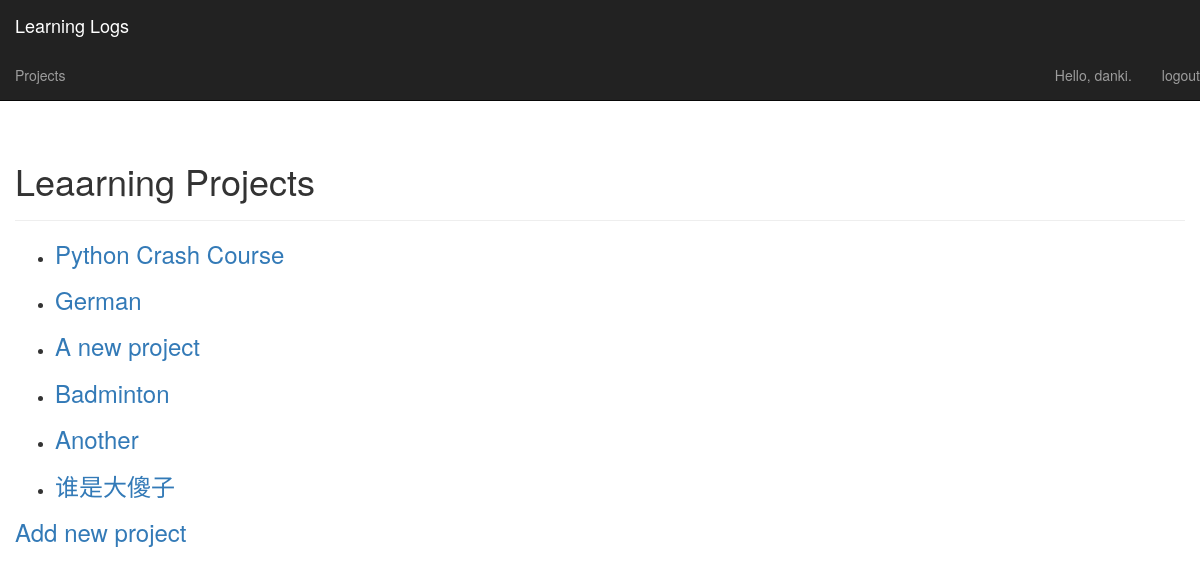
Page /projects/ (signed in) on the committed database.
### learning_logs/models.py (models this page shows)
class Project(models.Model):
    project_name = models.CharField(max_length=50)
    project_description = models.CharField(max_length=200)
    start_date = models.DateTimeField(auto_now_add=True)
    owner = models.ForeignKey(User,
                              on_delete=models.CASCADE)
    def __str__(self):
        return self.project_name

### learning_logs/views.py (the view)
# urls.py: url(r'projects/$', views.projects, name='projects'),
@login_required
def projects(request):
    print("http response from projects function.")
    projects = Project.objects.filter(owner=request.user).order_by('start_date')
    context = {'projects': projects}
    print(context)
    return render(request, 'learning_logs/projects.html', context)

### learning_logs/templates/learning_logs/projects.html
{% extends "learning_logs/base.html" %}
{% load bootstrap3 %}
{% block header %}
    <h1>Leaarning Projects</h1>
{% endblock header %}
{% block content %}
    <ul>
        {% for project in projects %}
            <li>
                <h3>
                    <a href="{% url 'learning_logs:project' project.id %}">
                        {{project}}
                    </a>
                </h3>
            </li>
        {% empty %}
            <li>No projects have been added yet.</li>
        {% endfor %}
    </ul>
    <h3>
        <a href="{% url 'learning_logs:new_project' %}">Add new project</a>
    </h3>
{% endblock content %}

### learning_logs/templates/learning_logs/base.html (shortened to what this page needs)
{% load bootstrap3 %}
<html lang="en">
    <head>
        {% bootstrap_css %}
    </head>
    <body>
        <nav class="navbar navbar-inverse navbar-static-top">
            <div class="container-fluid">
                <a class="navbar-brand" href="{% url 'learning_logs:index'%}">
                    Learning Logs</a>
            </div>
            <div class="navbar-collapse collapse" id="navbar">
                <ul class="nav navbar-nav">
                    <li>
                        <a href="{% url 'learning_logs:projects'%}">Projects</a>
                    </li>
                </ul >
                <ul class="nav navbar-nav navbar-right">
                    {% if user.is_authenticated %}
                    <li class="nav-item"><a>Hello, {{user.username}}.</a></li>
                    <li class="nav-item">
                        <a class="nav-link"
                           href="{% url 'users:logout'%}">logout</a>
                    </li>
                    {% endif %}
                </ul>
            </div>
        </nav>
        <div class="container-fluid">
            <div class="page-header">
                {% block header %}{% endblock header %}
            </div>
            <div>
                {% block content %}{% endblock content %}
            </div>
        </div>
    </body>

### rows in the picture
Project: project_name "Python Crash Course"
Project: project_name "German"
Project: project_name "A new project"
Project: project_name "Badminton"
Project: project_name "Another"
Project: project_name "谁是大傻子"

### other values in the picture
{{ user.username }} "danki"
